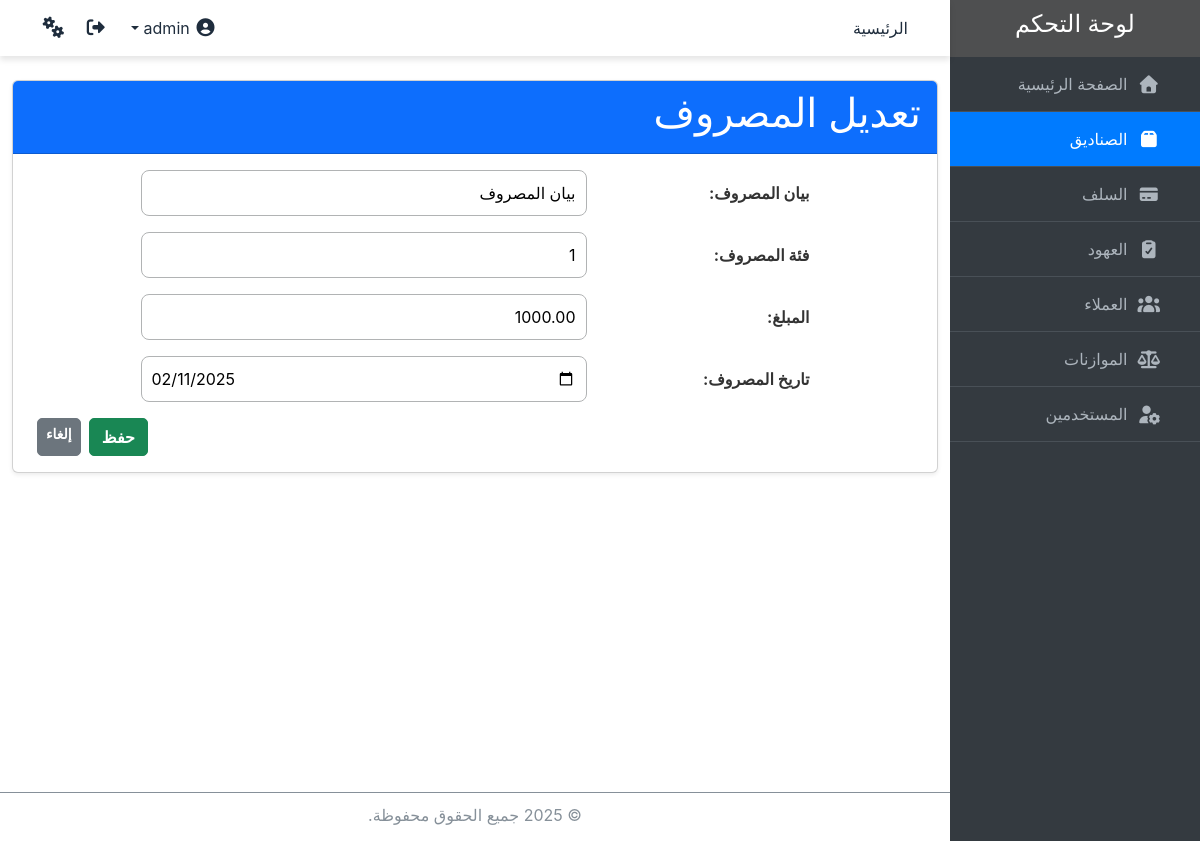
The page /funds/1/update-fund-expense/1/ (signed in) on the database as committed earlier.
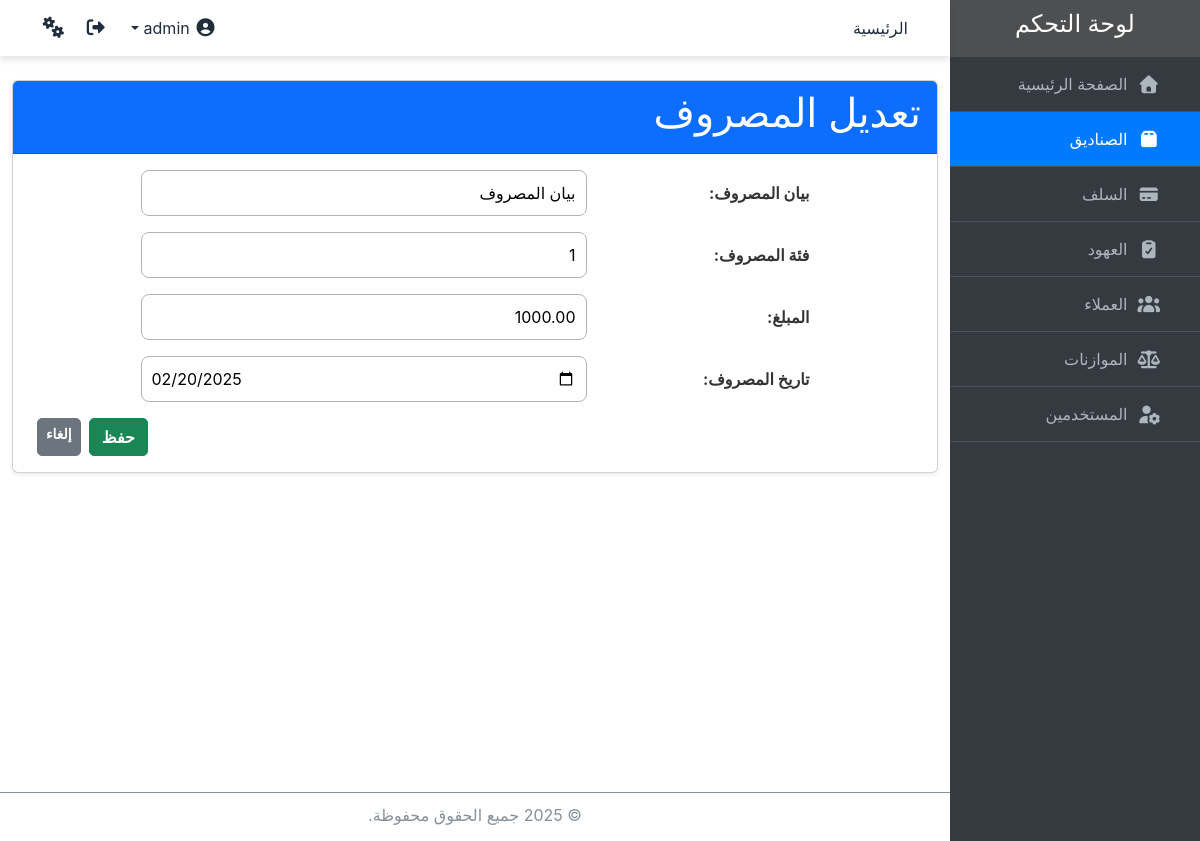
The same page on the database as committed later.
### core/models.py (models this page shows, shortened)
class FundExpense(models.Model):
    fund = models.ForeignKey(Fund, on_delete=models.CASCADE, verbose_name="الصندوق")
    description = models.CharField(max_length=100, verbose_name="بيان المصروف")
    category = models.ForeignKey('ExpenseCategory', on_delete=models.CASCADE, related_name='fund_expense_categorys', verbose_name="فئة المصروف")
    amount = models.DecimalField(max_digits=10, decimal_places=2, default=0, verbose_name="المبلغ")
    date = models.DateField(verbose_name="تاريخ المصروف")
    class Meta:
        verbose_name = "مصروف صندوق"
        verbose_name_plural = "مصروفات الصندوق"

### core/views.py (the view, shortened to what this page needs)
# urls.py: path('funds/<int:fund_pk>/update-fund-expense/<int:pk>/', views.FundExpenseUpdateView.as_view(), name='fund_expense_update'),
class FundExpenseUpdateView(PermissionMixin, UpdateView):
    model = FundExpense
    form_class = FundExpenseForm
    template_name = 'funds/fund_expense_form.html'
    success_url = reverse_lazy('fund_list')
    permission_required = 'core.change_fundexpense'
    def get_context_data(self, **kwargs):
        context = super().get_context_data(**kwargs)
        context['fund'] = get_object_or_404(Fund, pk=self.kwargs['fund_pk'])
        return context

### core/forms.py
class FundExpenseForm(forms.ModelForm):
    category = forms.ModelChoiceField(
        queryset=ExpenseCategory.objects.all(),
        widget=Select2Widget,
        label="فئة المصروف"
    )
    class Meta:
        model = FundExpense
        fields = ['description', 'category', 'amount', 'date']
        can_delete=True
        widgets = {
            'date': forms.DateInput(attrs={'type': 'date'}),
        }

### core/views.py (called while the page is built)
    def has_permission(self):
        perms = self.get_permission_required()
        return self.request.user.has_perms(perms) or self.request.user.is_superuser

### core/templates/funds/fund_expense_form.html (shortened to what this page needs)
{% extends 'base.html' %}
{% block content %}
  <div class="container mt-4">
    <div class="card shadow-sm">
      {% if object %}
      <div class="card-header bg-primary text-white text-end">
        <h1 class="text-white">تعديل المصروف</h1>
      </div>
      {% else %}
      <div class="card-header bg-success text-white text-end">
        <h1 class="text-white">إضافة مصروف جديدة</h1>
      </div>
      {% endif %}
      <div class="card-body">
    <form method="post" class="custom-form">
      {{ form.as_p }}
      <div class="d-flex justify-content-end">
        <button type="submit" class="btn btn-success">حفظ</button>
        <a href="{% url 'fund_detail' fund.id %}" class="btn btn-secondary btn-sm mx-2">إلغاء</a>
      </div>
    </form>
    </div>
  </div>
  </div>
  <link href="https://cdn.jsdelivr.net/npm/select2@4.0.13/dist/css/select2.min.css" rel="stylesheet" />
{% endblock %}

Rows that differ between the two databases and show on the page:
changed FundExpense "بيان المصروف": date "02/11/2025" → "02/20/2025"
